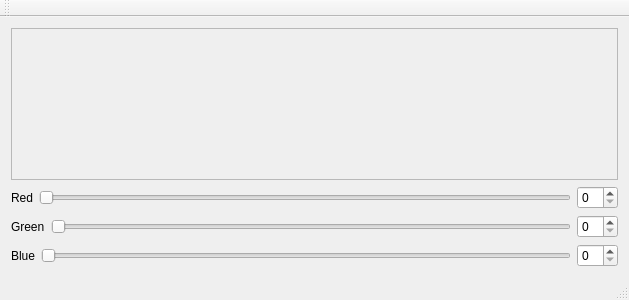
<?xml version="1.0" encoding="UTF-8"?>
<ui version="4.0">
 <class>QtColorChangeExerciseClass</class>
 <widget class="QMainWindow" name="QtColorChangeExerciseClass">
  <property name="geometry">
   <rect>
    <x>0</x>
    <y>0</y>
    <width>629</width>
    <height>300</height>
   </rect>
  </property>
  <property name="windowTitle">
   <string>QtColorChangeExercise</string>
  </property>
  <widget class="QWidget" name="centralWidget">
   <layout class="QGridLayout" name="gridLayout">
    <item row="0" column="0">
     <layout class="QVBoxLayout" name="verticalLayout_3">
      <item>
       <widget class="QFrame" name="frame">
        <property name="sizePolicy">
         <sizepolicy hsizetype="Expanding" vsizetype="Expanding">
          <horstretch>0</horstretch>
          <verstretch>0</verstretch>
         </sizepolicy>
        </property>
        <property name="frameShape">
         <enum>QFrame::StyledPanel</enum>
        </property>
        <property name="frameShadow">
         <enum>QFrame::Raised</enum>
        </property>
       </widget>
      </item>
      <item>
       <layout class="QHBoxLayout" name="horizontalLayout_11">
        <item>
         <widget class="QLabel" name="label">
          <property name="text">
           <string>Red</string>
          </property>
         </widget>
        </item>
        <item>
         <widget class="QSlider" name="horizontalSlider">
          <property name="orientation">
           <enum>Qt::Horizontal</enum>
          </property>
         </widget>
        </item>
        <item>
         <widget class="QSpinBox" name="spinBox"/>
        </item>
       </layout>
      </item>
      <item>
       <layout class="QHBoxLayout" name="horizontalLayout_13">
        <item>
         <widget class="QLabel" name="label_2">
          <property name="text">
           <string>Green</string>
          </property>
         </widget>
        </item>
        <item>
         <widget class="QSlider" name="horizontalSlider_3">
          <property name="orientation">
           <enum>Qt::Horizontal</enum>
          </property>
         </widget>
        </item>
        <item>
         <widget class="QSpinBox" name="spinBox_3"/>
        </item>
       </layout>
      </item>
      <item>
       <layout class="QHBoxLayout" name="horizontalLayout_12">
        <item>
         <widget class="QLabel" name="label_3">
          <property name="text">
           <string>Blue</string>
          </property>
         </widget>
        </item>
        <item>
         <widget class="QSlider" name="horizontalSlider_2">
          <property name="orientation">
           <enum>Qt::Horizontal</enum>
          </property>
         </widget>
        </item>
        <item>
         <widget class="QSpinBox" name="spinBox_2"/>
        </item>
       </layout>
      </item>
     </layout>
    </item>
   </layout>
  </widget>
  <widget class="QMenuBar" name="menuBar">
   <property name="geometry">
    <rect>
     <x>0</x>
     <y>0</y>
     <width>629</width>
     <height>21</height>
    </rect>
   </property>
  </widget>
  <widget class="QToolBar" name="mainToolBar">
   <attribute name="toolBarArea">
    <enum>TopToolBarArea</enum>
   </attribute>
   <attribute name="toolBarBreak">
    <bool>false</bool>
   </attribute>
  </widget>
  <widget class="QStatusBar" name="statusBar"/>
 </widget>
 <layoutdefault spacing="6" margin="11"/>
 <resources>
  <include location="QtColorChangeExercise.qrc"/>
 </resources>
 <connections/>
</ui>
